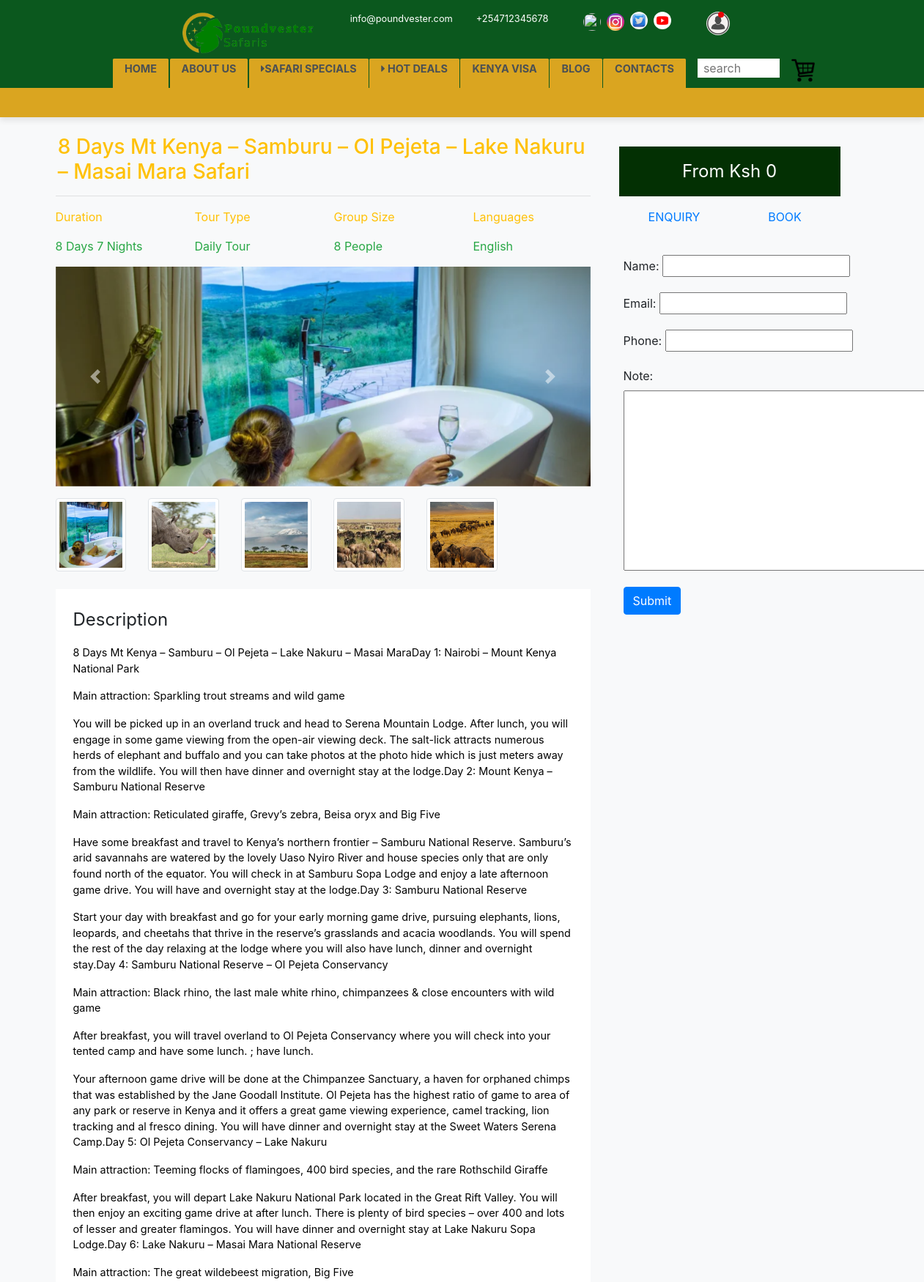
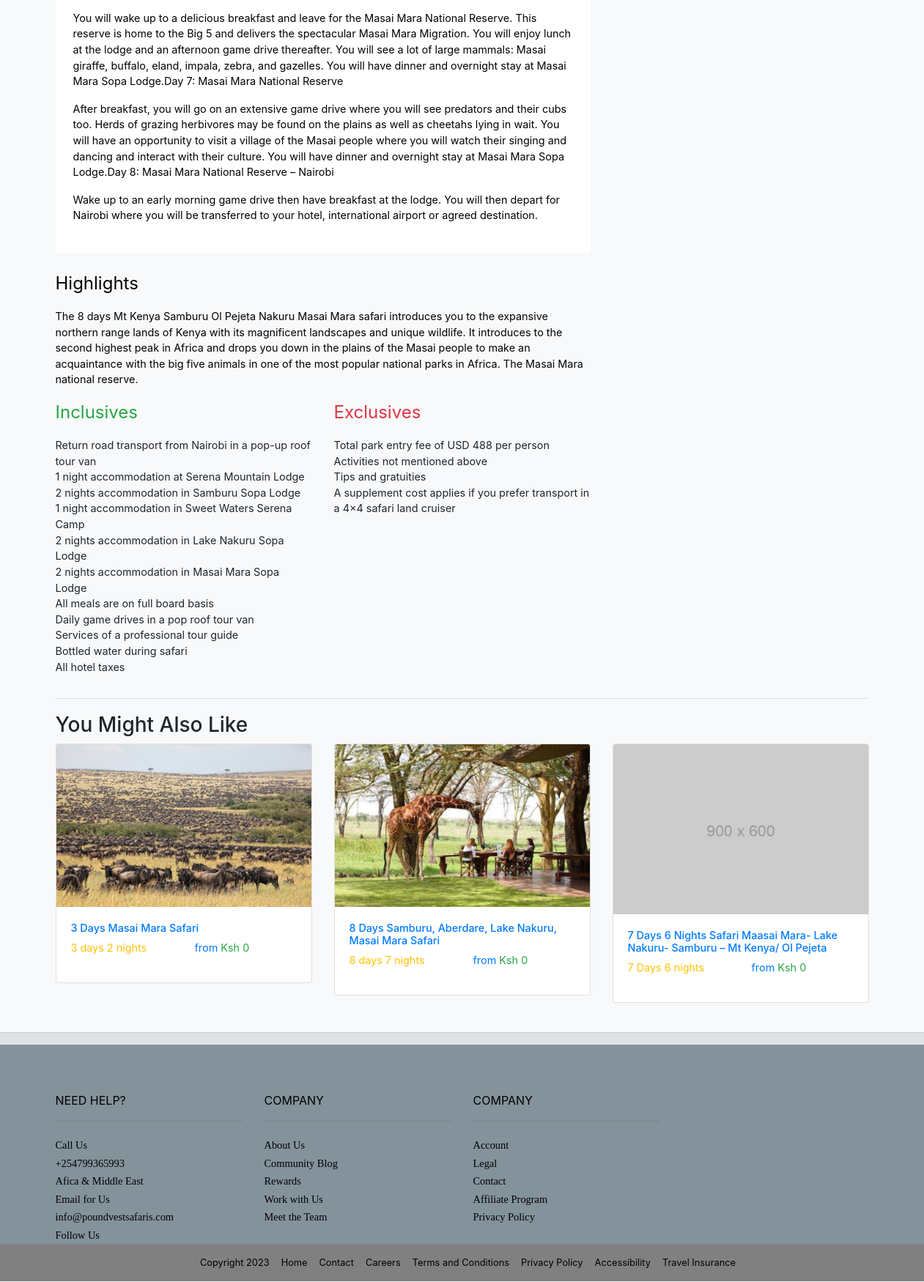
/tour_item/1 (upper part), run on the app's committed database (2 pictures, top to bottom).
### base/models.py (models this page shows, shortened)
class TourCategory(models.Model):
    name=models.CharField(max_length=100)
    duration=models.CharField(max_length=100)
    cost=models.CharField(max_length=100)
    description=models.TextField()
    inclusives=models.TextField(blank=True,null=True)
    exclusives=models.TextField(blank=True,null=True)
    tour_location=models.CharField(max_length=100,null=True,blank=True)
    destination=models.CharField(max_length=100,null=True,blank=True)
    country=models.ForeignKey(CountrySafari,on_delete=models.DO_NOTHING,blank=True,null=True)
    image=models.ImageField(upload_to="tour_images",blank=True,null=True)
    highlights=models.TextField(blank=True,null=True)
    groupSize=models.CharField(max_length=100,blank=True,null=True)
    languages=models.CharField(max_length=50,default="English")

class TourImage(models.Model):
    image=models.ImageField(upload_to="tour_images")
    tour=models.ForeignKey(TourCategory,on_delete=models.DO_NOTHING)

### base/views.py (the view)
# urls.py: path("tour_item/<str:pk>",views.tourPage,name="details"),
def tourPage(request,pk=None):
    tour=models.TourCategory.objects.get(id=pk)
    images=models.TourImage.objects.filter(tour=pk)
    trending=models.TourCategory.objects.all().order_by('?')[:3]
    image_count=range(0,3)
    cart_count=0
    form = EnquiryForm()
    if request.method == 'POST':
        form = EnquiryForm(request.POST)
        if form.is_valid():
            form.save()
            messages.success(request,f'Message Sent Succesfully')
    else:
        form = EnquiryForm()
    context={
        "tour":tour,
        "images":images,
        "image_count":image_count,
        "form":form,
        "cart_count":cart_count,
        "trending":trending
    }
    return render(request,"base/tour_item.html",context)

### base/templates/base/tour_item.html (shortened to what this page needs)
{% load static %}
<!DOCTYPE html>
<html lang="en">
<head>
    <link rel="stylesheet" href="{% static 'styles/index.css' %}">
    <link rel="stylesheet" href="{% static 'styles/media.css' %}">
    <link rel="stylesheet" href="https://cdnjs.cloudflare.com/ajax/libs/font-awesome/5.15.1/css/all.min.css">
    <link rel="stylesheet" href="{% static 'styles/auth.css' %}">
    <link rel="stylesheet" href="{% static 'styles/tour_item.css' %}">
    <link rel="stylesheet" href="https://cdnjs.cloudflare.com/ajax/libs/font-awesome/5.15.1/css/all.min.css">
<link rel="stylesheet" href="https://stackpath.bootstrapcdn.com/bootstrap/4.5.2/css/bootstrap.min.css">
</head>
<body class="bg-light">
{% include 'base/include/navbar.html' with cart_count=cart_count %}
<div class="container">
    <div class="row">
        <div class="col-lg-8">
            <h3 class="text-warning fs-4 mt-4 tour-title">
                 {{tour.name}}
            </h3>
            <hr class="blue-hr">
            <div class="row">
                <div class="col-lg-3 col-md-6 col-sm-6">
                    <p class="text-warning">Duration</p>
                    <p class="text-success">{{tour.duration}}</p>
                </div>
                <div class="col-lg-3 col-md-6 col-sm-6">
                    <p class="text-warning">Tour Type</p>
                    <p class="text-success">Daily Tour</p>
                </div>
                <div class="col-lg-3 col-md-6 col-sm-6">
                    <p class="text-warning">Group Size</p>
                    <p class="text-success">{{tour.groupSize}} People</p>
                </div>
                <div class="col-lg-3 col-md-6 col-sm-6">
                    <p class="text-warning">Languages</p>
                    <p class="text-success">{{tour.languages}}</p>
                </div>
            </div>
            <div id="myCarousel" class="carousel slide" data-ride="carousel">
              <div class="carousel-inner">
                {% for image in images %}
                  <div class="carousel-item {% if forloop.first %}active{% endif %}" id="corousel-image-wrapper">
                    <img src="{{image.image.url}}" class="d-block w-100" alt="{{ image.url }}">
                    <div class="carousel-caption d-none d-md-block">
                    </div>
                  </div>
                {% endfor %}
              </div>
              <a class="carousel-control-prev" href="#myCarousel" role="button" data-slide="prev">
                <span class="carousel-control-prev-icon" aria-hidden="true"></span>
              </a>
              <a class="carousel-control-next" href="#myCarousel" role="button" data-slide="next">
                <span class="carousel-control-next-icon" aria-hidden="true"></span>
              </a>
            </div>
            <div class="row mt-3" id="slider-thumbnails">
              {% for image in images %}
                <div class="col-md-2 col-sm-3">
                  <img src="{{ image.image.url }}" class="img-thumbnail" id="carousel-thumbnails" alt="{{ item.image.url }}" onclick="selectImage('{{ image.image.url }}')">
                </div>
              {% endfor %}
            </div>
            <div class="description-section bg-white p-4 mt-4 mb-4">
              <p class="fs-2" style="font-size: 1.5rem;">Description</p>
              <div class="desc-wrapper">
                {% with paragraph_list=tour.description|linebreaks %}
              <p class="incl-list" id="detais-description-text">
                {{paragraph_list|linebreaksbr|safe|slice:": -1"}}</p>
            {% endwith %}
              </div>
            </div>
            <div class="highlights">
              {% if tour.highlights %}
              <p class="fs-4" style="font-size: 1.5rem;">Highlights</p>
              {% with paragraph_list=tour.highlights|linebreaks %}
                <p class="incl-list" id="detais-description-text">{{paragraph_list|linebreaksbr}}</p>
              {% endwith %}
              {% endif %}
            </div>
            <div class="row">
              <div class="col-lg-6 col-md-12 inclusives">
                {% if tour.inclusives %}
                <p class="text-success" style="font-size: 1.5rem;">Inclusives</p>
                {% with paragraph_list=tour.inclusives|linebreaks %}
                  <p class="incl-list">{{paragraph_list|linebreaksbr}}</p>
                {% endwith %}
                {% endif %}
              </div>
              <div class="col-lg-6 col-md-12 exclusives">
                {% if tour.exclusives %}
                <p class="text-danger" style="font-size: 1.5rem;">Exclusives</p>
                {% with paragraph_list=tour.exclusives|linebreaks %}
                  <p class="incl-list">{{paragraph_list|linebreaksbr}}</p>
                {% endwith %}
                {% endif %}
              </div>
            </div>
        </div>
        <div class="col-lg-4">
              <div class="row mb-3" id="book-option">
                <p class="cost">From Ksh {{tour.cost}}</p>
                <div class="col-6"> <a href="">ENQUIRY</a></div>
                <div class="col-6"> <a href="">BOOK </a> </div>
              </div>
              <div class="container">
                <form action="" method="post">
                  <div class="form-group w-100">
                    <label for="{{ form.name.id_for_label }}">Name:</label>
                    {{ form.name }}
                  </div>
                  <div class="form-group">
                    <label for="{{ form.email.id_for_label }}">Email:</label>
                    {{ form.email }}
                  </div>
                  <div class="form-group">
                    <label for="{{ form.phone.id_for_label }}">Phone:</label>
                    {{ form.phone }}
                  </div>
                  <div class="form-group">
                    <label for="{{ form.note.id_for_label }}">Note:</label>
                    {{ form.note }}
                  </div>
              <input type="submit" class="btn btn-primary" value="Submit" />
              </form>
            </div>
        </div>
    </div>
    <div class="related">
      <hr class="hr">
      <h3 class="fs-4">You Might Also Like</h3>
      <div class="row">
        {% for trip in trending %}
        <div class="col-lg-4 col-md-6 col-sm-12">
          <a href="{% url 'details' trip.id %}" id="tour-item-link">
          <div class="card trending-tour-card mb-4">
            <img  src="{{trip.image.url}}" class="card-img-top trending-tours-image" alt="Image">
            <div class="card-body">
              <h5 class="" style="font-size: 0.9rem;">{{trip.name}}</h5>
              <div class="row">
                <div class="col">
                  <p class="card-text text-warning" style="font-size: 0.9rem;">{{trip.duration}}</p>
                </div>
                <div class="col">
                  <p class=""  style="font-size: 0.9rem;">from <span class="text-success">Ksh {{trip.cost}}</span></p>
                </div>
              </div>
            </div>
        </div>
    </a>
      </div>
        {% endfor %}
      </div>
    </div>
</div>
{% include 'base/include/footer.html' %}
<link rel="stylesheet" href="https://maxcdn.bootstrapcdn.com/bootstrap/4.0.0/css/bootstrap.min.css">
</body>
</html>

### base/templates/base/include/navbar.html (shortened to what this page needs)
{% load static %}
<div class="nav-container" id="navbar">
  <div class="top-menu">
    <div class="logo-section">
      <img id="nav-logo" src="{% static 'images/poundvest.png' %}">
    </div>
    <div class="social-contacts">
      <p>info@poundvester.com</p>
      <p>+254712345678</p>
    </div>
    <div class="social-icons">
      <a href="https://web.facebook.com/poundvestersafaris/?_rdc=1&_rdr"><img class="social-icon"
          src="{%static 'images/fb.jpeg' %}" alt="">
        <a href="https://www.instagram.com/poundvester.safaris/"><img class="social-icon"
            src="{%static 'images/ig.jpeg' %}" alt=""></a>
        <img class="social-icon" src="{%static 'images/twitter.jpeg' %}" alt="">
        <img class="social-icon" src="{%static 'images/youtube.png' %}" alt="">
    </div>
    <a href="{% if request.user.is_authenticated %}{% url 'home' %}{% else %}{% url 'login' %}{% endif %}">
      <div class="active-account">
        <img class="user-image" src="{% static  'images/account.png' %}" alt="account-icon">
        {% if request.user.is_authenticated %}
        <div class="active-indicator"></div>
        {% else %}
        <div class="inactive-indicator"></div>
        {% endif %}
      </div>
    </a>
  </div>
  <div class="menu">
    <div class="menu-item-wrapper">
      <div class="menu-item" id="home" href="{% url 'home' %}"> <a
          href="{% url 'home' %}">Home</a></div>
      <div class="menu-item" id="about"> <a href="{% url 'about' %}">About Us</a></div>
      <div class="menu-item" id="safari"><span class="caret-span"></span>Safari
        Specials</div>
      <div class="menu-item" id="hot-deals"><span class="caret-span"></span> Hot Deals
      </div>
      <div class="menu-item" id="visa"><a href="{% url 'visa' %}"> Kenya Visa</a></div>
      <div class="menu-item" id="blog"> <a href="{% url 'blogs' %}">Blog</a></div>
      <div class="menu-item" id="contact"> <a href="{% url 'contacts' %}">Contacts</a>
      </div>
    </div>
    <div class="search-section">
      <input type="text" placeholder="search">
    </div>
    <div class="cart">
      <img src="{% static 'images/cartt.png' %}" alt="" style="height: 2rem; width: 2rem;">
    </div>
  </div>
  <div class="submenu">
  </div>
</div>

### base/templates/base/include/footer.html
<section class="footer" style="width: 100%;">
  <hr class="">
  <div class="inner-footer">
      <div class="container">
          <div class="row">
              <div class="col-lg-3 footer-items">
                  <p>NEED HELP?</p>
                  <hr class="hr">
                  <p><a href="#">Call Us</a></p>
                  <p><a href="#">+254799365993</a></p>
                  <p><a href="#">Afica & Middle East</a></p>
                  <p><a href="#">Email for Us</a></p>
                  <p><a href="#">info@poundvestsafaris.com</a></p>
                  <p><a href="#">Follow Us</a></p>
              </div>
              <div class="col-lg-3 footer-items">
                  <p>COMPANY</p>
                  <hr class="hr">
                  <p><a href="{% url 'about' %}">About Us</a></p>
                  <p><a href="{% url 'blogs' %}">Community Blog</a></p>
                  <p><a href="{% url 'rewards' %}">Rewards</a></p>
                  <p><a href="{% url 'work' %}">Work with Us</a></p>
                  <p><a href="{% url 'team' %}">Meet the Team</a></p>
              </div>
              <div class="col-lg-3 footer-items">
                  <p style="opacity: 1;">COMPANY</p>
                  <hr class="hr">
                  <p> <a href="#">Account</a></p>
                  <p><a href="{% url 'legal' %}">Legal</a></p>
                  <p><a href="{% url 'contacts' %}">Contact</a></p>
                  <p><a href="{% url 'affiliate' %}">Affiliate Program</a></p>
                  <p><a href="{% url 'policy' %}">Privacy Policy</a></p>
              </div>
          </div>
      </div>
      <div class="copyright-section">
          <a href="{% url 'home' %}">Copyright 2023</a>
          <a href="{% url 'home' %}">Home </a>
          <a href="{% url 'contacts' %}">Contact</a>
          <a href="{% url 'careers' %}">Careers</a>
          <a href="{% url 'policy' %}">Terms and Conditions</a>
          <a href="{% url 'policy' %}">Privacy Policy</a>
          <a href="{% url 'contacts' %}">Accessibility</a>
          <a href="{% url 'home' %}">Travel Insurance</a>
      </div>
  </div>
</section>

### data on the page
TourCategory: name "8 Days Mt Kenya – Samburu – Ol Pejeta – Lake Nakuru – Masai Mara Safari", duration "8 Days 7 Nights", groupSize "8", languages "English", highlights "The 8 days Mt Kenya Samburu Ol Pejeta Nakuru Masai Mara safari introduces you to the expansive northern range lands of Kenya with its magnificent landscapes and unique wildlife. It introduces to the second highest peak in Africa and drops you down in the plains of the Masai people to make an acquaintance with the big five animals in one of the most popular national parks in Africa. The Masai Mara national reserve.", cost "0"
TourImage: image (picture)
TourImage: image (picture)
TourImage: image (picture)
TourImage: image (picture)
TourImage: image (picture)
TourCategory: image (picture), name "3 Days Masai Mara Safari", duration "3 days 2 nights", cost "0"
TourCategory: image (picture), name "8 Days Samburu, Aberdare, Lake Nakuru, Masai Mara Safari", duration "8 days 7 nights", cost "0"
TourCategory: image (picture), name "7 Days 6 Nights Safari Maasai Mara- Lake Nakuru- Samburu – Mt Kenya/ Ol Pejeta", duration "7 Days 6 nights", cost "0"

### other printed values
{{ paragraph_list|linebreaksbr }} "Total park entry fee of USD 488 per person Activities not mentioned above Tips and gratuities A supplement cost applies if you prefer transport in a 4×4 safari land cruiser"
